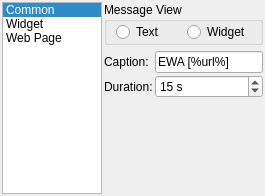
         <widget class="QWidget" name="pWidgetSettingsPage">
          <layout class="QVBoxLayout" name="verticalLayout_2" stretch="0">
           <property name="spacing">
            <number>2</number>
           </property>
           <property name="sizeConstraint">
            <enum>QLayout::SetNoConstraint</enum>
           </property>
           <property name="margin">
            <number>2</number>
           </property>
           <item>
            <layout class="QHBoxLayout" name="horizontalLayout_6">
             <item>
              <widget class="QListWidget" name="pExtendedSettingsListWidget">
               <property name="maximumSize">
                <size>
                 <width>100</width>
                 <height>16777215</height>
                </size>
               </property>
               <property name="focusPolicy">
                <enum>Qt::NoFocus</enum>
               </property>
               <property name="iconSize">
                <size>
                 <width>24</width>
                 <height>24</height>
                </size>
               </property>
               <property name="currentRow">
                <number>0</number>
               </property>
               <item>
                <property name="text">
                 <string>Common</string>
                </property>
                <property name="icon">
                 <iconset resource="ewa.qrc">
                  <normaloff>:/images/configure.png</normaloff>:/images/configure.png</iconset>
                </property>
               </item>
               <item>
                <property name="text">
                 <string>Widget</string>
                </property>
                <property name="icon">
                 <iconset resource="ewa.qrc">
                  <normaloff>:/images/view.png</normaloff>:/images/view.png</iconset>
                </property>
               </item>
               <item>
                <property name="text">
                 <string>Web Page</string>
                </property>
                <property name="icon">
                 <iconset resource="ewa.qrc">
                  <normaloff>:/images/web.png</normaloff>:/images/web.png</iconset>
                </property>
               </item>
              </widget>
             </item>
             <item>
              <widget class="QStackedWidget" name="stackedWidget">
               <property name="currentIndex">
                <number>0</number>
               </property>
               <widget class="QWidget" name="pGeneralMessageSettingsPage">
                <layout class="QGridLayout" name="gridLayout_5">
                 <property name="margin">
                  <number>0</number>
                 </property>
                 <item row="0" column="0">
                  <layout class="QVBoxLayout" name="verticalLayout">
                   <item>
                    <layout class="QHBoxLayout" name="horizontalLayout_4"/>
                   </item>
                   <item>
                    <widget class="QGroupBox" name="groupBox_2">
                     <property name="title">
                      <string>Message View</string>
                     </property>
                     <layout class="QHBoxLayout" name="horizontalLayout_9">
                      <property name="topMargin">
                       <number>0</number>
                      </property>
                      <property name="bottomMargin">
                       <number>0</number>
                      </property>
                      <item>
                       <widget class="QRadioButton" name="msgSysRadioButton">
                        <property name="toolTip">
                         <string>Plain text baloon popup in System Tray</string>
                        </property>
                        <property name="text">
                         <string>Text</string>
                        </property>
                       </widget>
                      </item>
                      <item>
                       <widget class="QRadioButton" name="msgSysExRadioButton">
                        <property name="toolTip">
                         <string>Interactive EWA's widget</string>
                        </property>
                        <property name="text">
                         <string>Widget</string>
                        </property>
                       </widget>
                      </item>
                     </layout>
                    </widget>
                   </item>
                   <item>
                    <layout class="QGridLayout" name="_5">
                     <property name="spacing">
                      <number>2</number>
                     </property>
                     <item row="0" column="0">
                      <widget class="QLabel" name="label_10">
                       <property name="text">
                        <string>Caption:</string>
                       </property>
                       <property name="buddy">
                        <cstring>titleLineEdit</cstring>
                       </property>
                      </widget>
                     </item>
                     <item row="0" column="1">
                      <widget class="QLineEdit" name="titleLineEdit">
                       <property name="contextMenuPolicy">
                        <enum>Qt::DefaultContextMenu</enum>
                       </property>
                       <property name="text">
                        <string>EWA [%url%]</string>
                       </property>
                       <property name="maxLength">
                        <number>32</number>
                       </property>
                      </widget>
                     </item>
                     <item row="1" column="0">
                      <widget class="QLabel" name="label_12">
                       <property name="text">
                        <string>Duration:</string>
                       </property>
                       <property name="buddy">
                        <cstring>durationSpinBox</cstring>
                       </property>
                      </widget>
                     </item>
                     <item row="1" column="1">
                      <widget class="QSpinBox" name="durationSpinBox">
                       <property name="toolTip">
                        <string>Message duration time 
( 10-600 seconds )</string>
                       </property>
                       <property name="suffix">
                        <string> s</string>
                       </property>
                       <property name="minimum">
                        <number>10</number>
                       </property>
                       <property name="maximum">
                        <number>600</number>
                       </property>
                       <property name="value">
                        <number>15</number>
                       </property>
                      </widget>
                     </item>
                    </layout>
                   </item>
                  </layout>
                 </item>
                 <item row="1" column="0">
                  <spacer name="verticalSpacer_2">
                   <property name="orientation">
                    <enum>Qt::Vertical</enum>
                   </property>
                   <property name="sizeHint" stdset="0">
                    <size>
                     <width>20</width>
                     <height>40</height>
                    </size>
                   </property>
                  </spacer>
                 </item>
                </layout>
               </widget>
               <widget class="EWASysTrayMsgSettingsDlg" name="ewaSysTrayMsgSettings"/>
               <widget class="EWASiteWidgetSettingsDlg" name="ewaXMsgSettings"/>
              </widget>
             </item>
            </layout>
           </item>
          </layout>
         </widget>
